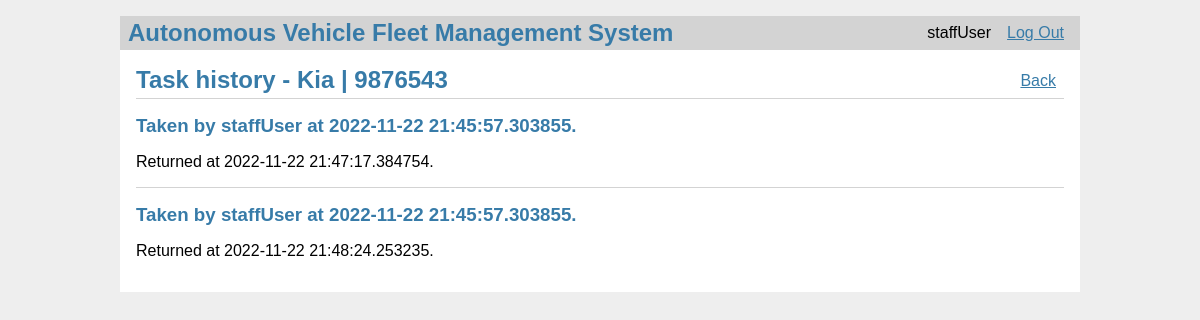
/vehicles/task_history?vid=2 (signed in), run on the app's committed database.
### models.py (models this page shows, shortened)
class User(db.Model):
    id = db.Column(db.Integer, primary_key=True)
    username = db.Column(db.String(80), unique=True, nullable=False)
    password = db.Column(db.String(80), unique=True, nullable=False)
    role = db.Column(db.String(80), unique=False, nullable=False)

class Vehicle(db.Model):
    id = db.Column(db.Integer, primary_key=True)
    manufacturer = db.Column(db.String(80), unique=False, nullable=False)
    license_plate_number = db.Column(
        db.String(80), unique=True, nullable=False)
    user_id = db.Column(db.Integer, nullable=True)
    available = db.Column(db.Boolean, unique=False,
                          nullable=False, default=True)

class VehicleTask(db.Model):
    id = db.Column(db.Integer, primary_key=True)
    vehicle_id = db.Column(db.Integer, nullable=False)
    user_id = db.Column(db.Integer, nullable=False)
    completed = db.Column(db.Boolean, unique=False,
                          nullable=False, default=False)
    start_time = db.Column(db.DateTime, nullable=False)
    end_time = db.Column(db.DateTime, nullable=True)

### vehicles.py (the view)
@bp.route('/task_history', methods=('GET', 'POST'))
def task_history():
    vid = request.args.get('vid')
    vehicle = Vehicle.query.filter_by(id=vid).first()
    tasks = VehicleTask.query.filter_by(vehicle_id=vid).all()
    users = {
        user.id: user for user in
        User.query.filter(User.id.in_(
            [task.user_id for task in tasks]
        )).all()
    }
    return render_template('vehicles/task_history.html', vehicle=vehicle, tasks=tasks, users=users)

### auth.py (called while the page is built)
@bp.before_app_request
def load_logged_in_user():
    user_id = session.get('user_id')
    if user_id is None:
        g.user = None
    else:
        g.user = User.query.filter_by(id=user_id).first()

### templates/vehicles/task_history.html
{% extends 'base.html' %}
{% block header %}
<h1>Task history - {% block title %}{{ vehicle.manufacturer }} | {{ vehicle.license_plate_number }}{% endblock %}</h1>
{% if g.user.role == 'STAFF' %}
<a class="action" href="{{ url_for('vehicles.index') }}">Back</a>
{% endif %}
{% endblock %}
{% block content %}
{% for t in tasks %}
<article class="task">
    <header>
        <div>
            <h1>Taken by {{ users[t.user_id].username }} at {{ t.start_time }}.</h1>
            {% if t.end_time %}
            <p>Returned at {{ t.end_time }}.</p>
            {% else %}
            <p>Not yet returned.</p>
            {% endif %}
        </div>
    </header>
</article>
{% if not loop.last %}
<hr>
{% endif %}
{% endfor %}
{% endblock %}

### templates/base.html (shortened to what this page needs)
<!doctype html>
<link rel="stylesheet" href="{{ url_for('static', filename='style.css') }}">
<nav>
    <h1>Autonomous Vehicle Fleet Management System</h1>
    <ul>
        {% if g.user %}
        <li><span>{{ g.user['username'] }}</span>
        <li><a href="{{ url_for('auth.logout') }}">Log Out</a>
            {% else %}
        <li><a href="{{ url_for('auth.register') }}">Register</a>
        <li><a href="{{ url_for('auth.login') }}">Log In</a>
            {% endif %}
    </ul>
</nav>
<section class="content">
    <header>
        {% block header %}{% endblock %}
    </header>
    {% block content %}{% endblock %}
</section>

### static/style.css (style rules this page uses)
h1 { font-family: sans-serif; color: #377ba8; margin: 1rem 0; }
a { color: #377ba8; }
hr { border: none; border-top: 1px solid lightgray; }
nav { background: lightgray; display: flex; align-items: center; padding: 0 0.5rem; }
nav h1 { flex: auto; margin: 0; }
nav ul { display: flex; list-style: none; margin: 0; padding: 0; }
nav ul li a, nav ul li span, header .action { display: block; padding: 0.5rem; }
.content { padding: 0 1rem 1rem; }
.content>header { border-bottom: 1px solid lightgray; display: flex; align-items: flex-end; }
.content>header h1 { flex: auto; margin: 1rem 0 0.25rem 0; }
.content:last-child { margin-bottom: 0; }

### data on the page
User: user.username "staffUser", username "staffUser"
Vehicle: manufacturer "Kia", license_plate_number "9876543"
VehicleTask: start_time "2022-11-22 21:45:57.303855", end_time "2022-11-22 21:47:17.384754"
VehicleTask: start_time "2022-11-22 21:45:57.303855", end_time "2022-11-22 21:48:24.253235"
